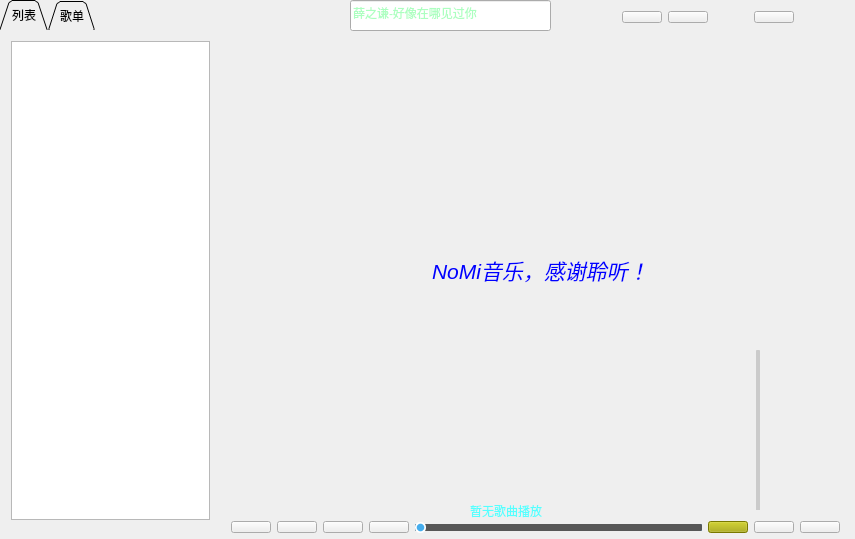
<?xml version="1.0" encoding="UTF-8"?>
<ui version="4.0">
 <class>Widget</class>
 <widget class="QWidget" name="Widget">
  <property name="geometry">
   <rect>
    <x>0</x>
    <y>0</y>
    <width>855</width>
    <height>539</height>
   </rect>
  </property>
  <property name="windowTitle">
   <string>音量</string>
  </property>
  <property name="windowIcon">
   <iconset resource="src.qrc">
    <normaloff>:/icon/1106822.png</normaloff>:/icon/1106822.png</iconset>
  </property>
  <widget class="QLineEdit" name="lineEdit">
   <property name="geometry">
    <rect>
     <x>350</x>
     <y>0</y>
     <width>201</width>
     <height>31</height>
    </rect>
   </property>
   <property name="toolTip">
    <string>云端搜索</string>
   </property>
   <property name="styleSheet">
    <string notr="true">color: rgb(85, 255, 127,125);</string>
   </property>
   <property name="text">
    <string>薛之谦-好像在哪见过你</string>
   </property>
  </widget>
  <widget class="QLabel" name="label">
   <property name="geometry">
    <rect>
     <x>290</x>
     <y>100</y>
     <width>501</width>
     <height>341</height>
    </rect>
   </property>
   <property name="cursor">
    <cursorShape>PointingHandCursor</cursorShape>
   </property>
   <property name="styleSheet">
    <string notr="true"/>
   </property>
   <property name="frameShape">
    <enum>QFrame::NoFrame</enum>
   </property>
   <property name="text">
    <string>&lt;html&gt;&lt;head/&gt;&lt;body&gt;&lt;p align=&quot;center&quot;&gt;&lt;span style=&quot; font-size:16pt; font-style:italic; color:#0000ff;&quot;&gt;NoMi音乐，感谢聆听！&lt;/span&gt;&lt;/p&gt;&lt;/body&gt;&lt;/html&gt;</string>
   </property>
   <property name="textFormat">
    <enum>Qt::RichText</enum>
   </property>
  </widget>
  <widget class="QWidget" name="layoutWidget">
   <property name="geometry">
    <rect>
     <x>220</x>
     <y>510</y>
     <width>631</width>
     <height>34</height>
    </rect>
   </property>
   <layout class="QHBoxLayout" name="horizontalLayout">
    <item>
     <widget class="QPushButton" name="roundButton">
      <property name="font">
       <font>
        <pointsize>9</pointsize>
       </font>
      </property>
      <property name="cursor">
       <cursorShape>PointingHandCursor</cursorShape>
      </property>
      <property name="toolTip">
       <string>循环方式</string>
      </property>
      <property name="whatsThis">
       <string>循环方式</string>
      </property>
      <property name="text">
       <string/>
      </property>
      <property name="icon">
       <iconset>
        <activeon>:/icon/round.png</activeon>
       </iconset>
      </property>
      <property name="iconSize">
       <size>
        <width>21</width>
        <height>20</height>
       </size>
      </property>
      <property name="flat">
       <bool>false</bool>
      </property>
     </widget>
    </item>
    <item>
     <widget class="QPushButton" name="priorButton">
      <property name="cursor">
       <cursorShape>PointingHandCursor</cursorShape>
      </property>
      <property name="toolTip">
       <string>上一曲</string>
      </property>
      <property name="text">
       <string/>
      </property>
      <property name="icon">
       <iconset>
        <activeon>:/icon/piror.png</activeon>
       </iconset>
      </property>
      <property name="iconSize">
       <size>
        <width>20</width>
        <height>22</height>
       </size>
      </property>
     </widget>
    </item>
    <item>
     <widget class="QPushButton" name="playButton">
      <property name="cursor">
       <cursorShape>PointingHandCursor</cursorShape>
      </property>
      <property name="toolTip">
       <string>播放</string>
      </property>
      <property name="text">
       <string/>
      </property>
      <property name="icon">
       <iconset>
        <activeon>:/icon/play.png</activeon>
       </iconset>
      </property>
      <property name="iconSize">
       <size>
        <width>22</width>
        <height>20</height>
       </size>
      </property>
     </widget>
    </item>
    <item>
     <widget class="QPushButton" name="nextButton">
      <property name="cursor">
       <cursorShape>PointingHandCursor</cursorShape>
      </property>
      <property name="toolTip">
       <string>下一曲</string>
      </property>
      <property name="text">
       <string/>
      </property>
      <property name="icon">
       <iconset>
        <activeon>:/icon/next.png</activeon>
       </iconset>
      </property>
      <property name="iconSize">
       <size>
        <width>22</width>
        <height>21</height>
       </size>
      </property>
     </widget>
    </item>
    <item>
     <widget class="QSlider" name="horizontalSlider">
      <property name="enabled">
       <bool>true</bool>
      </property>
      <property name="sizeIncrement">
       <size>
        <width>0</width>
        <height>0</height>
       </size>
      </property>
      <property name="baseSize">
       <size>
        <width>0</width>
        <height>0</height>
       </size>
      </property>
      <property name="cursor">
       <cursorShape>PointingHandCursor</cursorShape>
      </property>
      <property name="focusPolicy">
       <enum>Qt::StrongFocus</enum>
      </property>
      <property name="acceptDrops">
       <bool>true</bool>
      </property>
      <property name="toolTip">
       <string>当前进度</string>
      </property>
      <property name="accessibleDescription">
       <string>当前进度</string>
      </property>
      <property name="styleSheet">
       <string notr="true">QSlider::groove:horizontal {border: 1px solid #4A708B;background: #CBCBCB;height: 5px;border-radius: 1px;padding-left:-1px;padding-right:-1px;} QSlider::sub-page:horizontal {background: qlineargradient(x1:0, y1:0, x2:0, y2:1,     stop:0 #B1B1B1, stop:1 #c4c4c4);background: qlineargradient(x1: 0, y1: 0.2, x2: 1, y2: 1,    stop: 0 #5DCCFF, stop: 1 #1874CD);border: 1px solid #4A708B;height: 10px;border-radius: 2px;} QSlider::add-page:horizontal {background: #575757;border: 0px solid #777;height: 10px;border-radius: 2px;} QSlider::handle:horizontal {    background: qradialgradient(spread:pad, cx:0.5, cy:0.5, radius:0.5, fx:0.5, fy:0.5,     stop:0.6 #45ADED, stop:0.778409 rgba(255, 255, 255, 255));     width: 11px;    margin-top: -3px;    margin-bottom: -3px;    border-radius: 5px;} QSlider::handle:horizontal:hover {    background: qradialgradient(spread:pad, cx:0.5, cy:0.5, radius:0.5, fx:0.5, fy:0.5, stop:0.6 #2A8BDA,     stop:0.778409 rgba(255, 255, 255, 255));     width: 11px;    margin-top: -3px;    margin-bottom: -3px;    border-radius: 5px;} QSlider::sub-page:horizontal:disabled {background: #00009C;border-color: #999;} QSlider::add-page:horizontal:disabled {background: #eee;border-color: #999;} QSlider::handle:horizontal:disabled {background: #eee;border: 1px solid #aaa;border-radius: 4px;}</string>
      </property>
      <property name="pageStep">
       <number>10</number>
      </property>
      <property name="orientation">
       <enum>Qt::Horizontal</enum>
      </property>
      <property name="invertedControls">
       <bool>false</bool>
      </property>
      <property name="tickPosition">
       <enum>QSlider::NoTicks</enum>
      </property>
     </widget>
    </item>
    <item>
     <widget class="QPushButton" name="soundButton">
      <property name="cursor">
       <cursorShape>PointingHandCursor</cursorShape>
      </property>
      <property name="toolTip">
       <string>音量</string>
      </property>
      <property name="styleSheet">
       <string notr="true">background-color: rgb(170, 170, 0);</string>
      </property>
      <property name="text">
       <string/>
      </property>
      <property name="icon">
       <iconset>
        <activeon>:/icon/sound.png</activeon>
       </iconset>
      </property>
      <property name="iconSize">
       <size>
        <width>22</width>
        <height>20</height>
       </size>
      </property>
      <property name="flat">
       <bool>false</bool>
      </property>
     </widget>
    </item>
    <item>
     <widget class="QPushButton" name="pinglunButton">
      <property name="cursor">
       <cursorShape>PointingHandCursor</cursorShape>
      </property>
      <property name="toolTip">
       <string>评论</string>
      </property>
      <property name="text">
       <string/>
      </property>
      <property name="icon">
       <iconset>
        <activeon>:/icon/pinglun.png</activeon>
       </iconset>
      </property>
      <property name="iconSize">
       <size>
        <width>22</width>
        <height>20</height>
       </size>
      </property>
     </widget>
    </item>
    <item>
     <widget class="QPushButton" name="sizeButton">
      <property name="cursor">
       <cursorShape>SizeAllCursor</cursorShape>
      </property>
      <property name="toolTip">
       <string>全屏</string>
      </property>
      <property name="text">
       <string/>
      </property>
      <property name="icon">
       <iconset>
        <activeon>:/icon/size.png</activeon>
       </iconset>
      </property>
      <property name="iconSize">
       <size>
        <width>22</width>
        <height>20</height>
       </size>
      </property>
     </widget>
    </item>
   </layout>
  </widget>
  <widget class="QWidget" name="layoutWidget">
   <property name="geometry">
    <rect>
     <x>570</x>
     <y>0</y>
     <width>281</width>
     <height>34</height>
    </rect>
   </property>
   <layout class="QHBoxLayout" name="horizontalLayout_2">
    <item>
     <spacer name="horizontalSpacer_2">
      <property name="orientation">
       <enum>Qt::Horizontal</enum>
      </property>
      <property name="sizeHint" stdset="0">
       <size>
        <width>40</width>
        <height>20</height>
       </size>
      </property>
     </spacer>
    </item>
    <item>
     <widget class="QPushButton" name="themeButton">
      <property name="cursor">
       <cursorShape>PointingHandCursor</cursorShape>
      </property>
      <property name="toolTip">
       <string>皮肤</string>
      </property>
      <property name="text">
       <string/>
      </property>
      <property name="icon">
       <iconset>
        <activeon>:/icon/theme.png</activeon>
       </iconset>
      </property>
      <property name="iconSize">
       <size>
        <width>20</width>
        <height>20</height>
       </size>
      </property>
     </widget>
    </item>
    <item>
     <widget class="QPushButton" name="controlButton">
      <property name="cursor">
       <cursorShape>PointingHandCursor</cursorShape>
      </property>
      <property name="toolTip">
       <string>遥控</string>
      </property>
      <property name="text">
       <string/>
      </property>
      <property name="icon">
       <iconset>
        <activeon>:/icon/control.png</activeon>
       </iconset>
      </property>
      <property name="iconSize">
       <size>
        <width>20</width>
        <height>20</height>
       </size>
      </property>
     </widget>
    </item>
    <item>
     <spacer name="horizontalSpacer">
      <property name="orientation">
       <enum>Qt::Horizontal</enum>
      </property>
      <property name="sizeHint" stdset="0">
       <size>
        <width>18</width>
        <height>20</height>
       </size>
      </property>
     </spacer>
    </item>
    <item>
     <widget class="QPushButton" name="deleButton">
      <property name="cursor">
       <cursorShape>PointingHandCursor</cursorShape>
      </property>
      <property name="toolTip">
       <string>退到托盘</string>
      </property>
      <property name="text">
       <string/>
      </property>
      <property name="icon">
       <iconset resource="src.qrc">
        <normaloff>:/icon/close.png</normaloff>:/icon/close.png</iconset>
      </property>
      <property name="iconSize">
       <size>
        <width>20</width>
        <height>20</height>
       </size>
      </property>
     </widget>
    </item>
    <item>
     <widget class="QPushButton" name="exitButton">
      <property name="cursor">
       <cursorShape>PointingHandCursor</cursorShape>
      </property>
      <property name="toolTip">
       <string>关闭</string>
      </property>
      <property name="text">
       <string/>
      </property>
      <property name="icon">
       <iconset resource="src.qrc">
        <normaloff>:/icon/destory.png</normaloff>:/icon/destory.png</iconset>
      </property>
      <property name="iconSize">
       <size>
        <width>22</width>
        <height>24</height>
       </size>
      </property>
      <property name="flat">
       <bool>true</bool>
      </property>
     </widget>
    </item>
   </layout>
  </widget>
  <widget class="QPushButton" name="localButton">
   <property name="geometry">
    <rect>
     <x>230</x>
     <y>0</y>
     <width>51</width>
     <height>31</height>
    </rect>
   </property>
   <property name="cursor">
    <cursorShape>PointingHandCursor</cursorShape>
   </property>
   <property name="toolTip">
    <string>打开本地文件</string>
   </property>
   <property name="styleSheet">
    <string notr="true"/>
   </property>
   <property name="text">
    <string/>
   </property>
   <property name="icon">
    <iconset resource="src.qrc">
     <normaloff>:/icon/cat2.png</normaloff>:/icon/cat2.png</iconset>
   </property>
   <property name="iconSize">
    <size>
     <width>25</width>
     <height>26</height>
    </size>
   </property>
   <property name="flat">
    <bool>true</bool>
   </property>
  </widget>
  <widget class="QSlider" name="vSlider">
   <property name="geometry">
    <rect>
     <x>750</x>
     <y>350</y>
     <width>16</width>
     <height>160</height>
    </rect>
   </property>
   <property name="styleSheet">
    <string notr="true">QSlider{
    border-color: #cbcbcb;
}
QSlider::groove:vertical {  

background: #cbcbcb;  
width: 6px;  
border-radius: 1px;  
padding-left:-1px;  
padding-right:-1px;  
padding-top:-1px;  
padding-bottom:-1px;  
} 
QSlider::sub-page:vertical {  
background: #cbcbcb;  

border-radius: 2px;  
} 
QSlider::add-page:vertical {  
background: qlineargradient(x1:0, y1:0, x2:0, y2:1,   
    stop:0 #439cf4, stop:1 #439cf4);  
background: qlineargradient(x1: 0, y1: 0.2, x2: 1, y2: 1,  
    stop: 0 #439cf4, stop: 1 #439cf4);  
width: 10px;  
border-radius: 2px;  
}
QSlider::handle:vertical   
{     
    border-image: url(:/NiceTalk/Images/Setting/volume_nor.png);
     margin: -2px -7px -2px -7px; 
    height: 17px;
}  </string>
   </property>
   <property name="orientation">
    <enum>Qt::Vertical</enum>
   </property>
  </widget>
  <widget class="QLabel" name="music_Name_label">
   <property name="geometry">
    <rect>
     <x>470</x>
     <y>500</y>
     <width>241</width>
     <height>21</height>
    </rect>
   </property>
   <property name="cursor">
    <cursorShape>PointingHandCursor</cursorShape>
   </property>
   <property name="styleSheet">
    <string notr="true">color: rgb(85, 255, 255);</string>
   </property>
   <property name="text">
    <string>暂无歌曲播放</string>
   </property>
  </widget>
  <widget class="QTabWidget" name="tabWidget">
   <property name="geometry">
    <rect>
     <x>0</x>
     <y>0</y>
     <width>221</width>
     <height>531</height>
    </rect>
   </property>
   <property name="cursor">
    <cursorShape>PointingHandCursor</cursorShape>
   </property>
   <property name="toolTip">
    <string>&lt;html&gt;&lt;head/&gt;&lt;body&gt;&lt;p&gt;列表&lt;/p&gt;&lt;/body&gt;&lt;/html&gt;</string>
   </property>
   <property name="styleSheet">
    <string notr="true">QTabWidget::pane

{
	border: 2px;
	background:transparent;
}


QTabBar::tab

 

{

min-width:35px;

min-height:30px;

background:transparent;

}</string>
   </property>
   <property name="tabShape">
    <enum>QTabWidget::Triangular</enum>
   </property>
   <property name="currentIndex">
    <number>0</number>
   </property>
   <property name="iconSize">
    <size>
     <width>17</width>
     <height>24</height>
    </size>
   </property>
   <widget class="QWidget" name="tab">
    <attribute name="icon">
     <iconset>
      <activeon>:/icon/1230638.png</activeon>
     </iconset>
    </attribute>
    <attribute name="title">
     <string>列表</string>
    </attribute>
    <attribute name="toolTip">
     <string>播放列表</string>
    </attribute>
    <layout class="QGridLayout" name="gridLayout">
     <item row="0" column="0">
      <widget class="QListWidget" name="listWidget">
       <property name="cursor" stdset="0">
        <cursorShape>PointingHandCursor</cursorShape>
       </property>
      </widget>
     </item>
    </layout>
   </widget>
   <widget class="QWidget" name="tab_2">
    <attribute name="icon">
     <iconset>
      <activeon>:/icon/1215104.png</activeon>
     </iconset>
    </attribute>
    <attribute name="title">
     <string>歌单</string>
    </attribute>
    <attribute name="toolTip">
     <string>歌单</string>
    </attribute>
    <layout class="QGridLayout" name="gridLayout_2">
     <item row="0" column="0">
      <widget class="QToolBox" name="toolBox">
       <property name="cursor">
        <cursorShape>PointingHandCursor</cursorShape>
       </property>
       <property name="toolTip">
        <string>&lt;html&gt;&lt;head/&gt;&lt;body&gt;&lt;p&gt;&lt;span style=&quot; font-style:italic; color:#00aaff;&quot;&gt;我的歌单&lt;/span&gt;&lt;/p&gt;&lt;/body&gt;&lt;/html&gt;</string>
       </property>
       <property name="styleSheet">
        <string notr="true">background:transparent;</string>
       </property>
       <property name="frameShape">
        <enum>QFrame::StyledPanel</enum>
       </property>
       <property name="currentIndex">
        <number>0</number>
       </property>
       <widget class="QWidget" name="page">
        <property name="geometry">
         <rect>
          <x>0</x>
          <y>0</y>
          <width>201</width>
          <height>421</height>
         </rect>
        </property>
        <attribute name="icon">
         <iconset>
          <activeon>:/icon/1215105.png</activeon>
         </iconset>
        </attribute>
        <attribute name="label">
         <string>我的歌单</string>
        </attribute>
       </widget>
       <widget class="QWidget" name="page_2">
        <property name="geometry">
         <rect>
          <x>0</x>
          <y>0</y>
          <width>201</width>
          <height>421</height>
         </rect>
        </property>
        <attribute name="icon">
         <iconset>
          <activeon>:/icon/1220833.png</activeon>
         </iconset>
        </attribute>
        <attribute name="label">
         <string>默认歌单</string>
        </attribute>
       </widget>
      </widget>
     </item>
    </layout>
   </widget>
  </widget>
 </widget>
 <layoutdefault spacing="6" margin="11"/>
 <resources>
  <include location="src.qrc"/>
 </resources>
 <connections/>
</ui>
